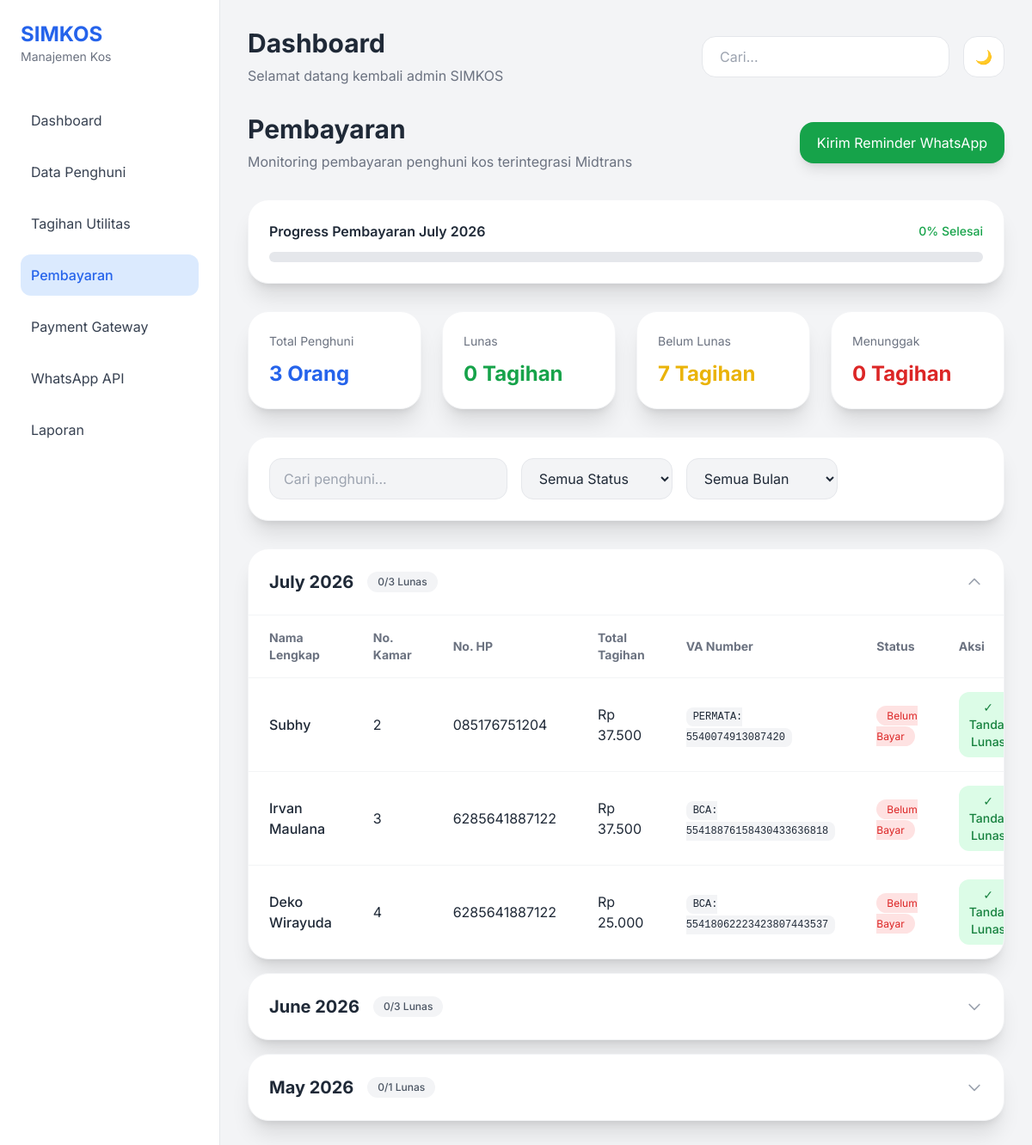
The app's page /pembayaran/index.php with its own data.
### tables this page shows
CREATE TABLE `tagihan_utilitas` (
  `id` int(11) NOT NULL,
  `bulan` varchar(20) NOT NULL,
  `tahun` year(4) NOT NULL,
  `biaya_listrik` decimal(12,2) DEFAULT 0.00,
  `biaya_air` decimal(12,2) DEFAULT 0.00,
  `biaya_wifi` decimal(12,2) DEFAULT 0.00,
  `biaya_sampah` decimal(12,2) DEFAULT 0.00,
  `total_penghuni` int(11) NOT NULL,
  `total_tagihan` decimal(12,2) NOT NULL,
  `total_bobot` decimal(10,2) NOT NULL,
  `tarif_per_bobot` decimal(12,2) NOT NULL,
  `tenggat_pembayaran` date NOT NULL,
  `created_at` timestamp NOT NULL DEFAULT current_timestamp()
);

CREATE TABLE `detail_tagihan` (
  `id` int(11) NOT NULL,
  `tagihan_id` int(11) NOT NULL,
  `penghuni_id` int(11) NOT NULL,
  `bobot` decimal(3,1) NOT NULL,
  `nominal_tagihan` decimal(12,2) NOT NULL,
  `status_bayar` enum('Belum Bayar','Lunas') DEFAULT 'Belum Bayar',
  `midtrans_order_id` varchar(100) DEFAULT NULL,
  `midtrans_va_number` varchar(50) DEFAULT NULL,
  `midtrans_va_bank` varchar(20) DEFAULT NULL,
  `midtrans_transaction_id` varchar(100) DEFAULT NULL,
  `midtrans_expiry` datetime DEFAULT NULL,
  `tagihan_listrik` decimal(12,2) DEFAULT 0.00,
  `tagihan_wifi` decimal(12,2) DEFAULT 0.00,
  `tagihan_air` decimal(12,2) DEFAULT 0.00,
  `tagihan_sampah` decimal(12,2) DEFAULT 0.00
);

CREATE TABLE `penghuni` (
  `no` int(11) NOT NULL,
  `no_kamar` int(11) NOT NULL,
  `nik` varchar(16) NOT NULL,
  `nama_lengkap` varchar(100) NOT NULL,
  `alamat` text NOT NULL,
  `no_hp` varchar(15) NOT NULL,
  `status_kamar` enum('Aktif','Tidak Aktif') DEFAULT 'Aktif',
  `status_pembayaran` enum('Lunas','Menunggak','Belum Lunas') DEFAULT 'Belum Lunas'
);

### pembayaran/index.php (the view, shortened to what this page needs)
<?php
include '../config/koneksi.php';
$totalPenghuni = mysqli_fetch_assoc(
    mysqli_query($conn,"SELECT COUNT(*) total FROM penghuni")
)['total'];
$totalLunas = mysqli_fetch_assoc(
    mysqli_query($conn,"SELECT COUNT(*) total FROM detail_tagihan WHERE status_bayar='Lunas'")
)['total'];
$totalBelumLunas = mysqli_fetch_assoc(
    mysqli_query($conn,"SELECT COUNT(*) total FROM detail_tagihan WHERE status_bayar='Belum Bayar'")
)['total'];
$totalMenunggak = mysqli_fetch_assoc(
    mysqli_query($conn,"SELECT COUNT(*) total FROM detail_tagihan WHERE status_bayar='Sebagian'")
)['total'];
require_once __DIR__ . '/../config/midtrans.php';
$rows = mysqli_query($conn, "
    SELECT dt.*, p.nama_lengkap, p.no_kamar, p.nik, p.no_hp,
           tu.bulan, tu.tahun, tu.tenggat_pembayaran
    FROM detail_tagihan dt
    JOIN penghuni p ON dt.penghuni_id = p.no
    JOIN tagihan_utilitas tu ON dt.tagihan_id = tu.id
    ORDER BY tu.tahun DESC,
             FIELD(tu.bulan,'January','February','March','April','May','June',
                            'July','August','September','October','November','December') DESC,
             p.no_kamar ASC
");
$months = [];
while ($row = mysqli_fetch_assoc($rows)) {
    $key = $row['tahun'] . '|' . $row['bulan'];
    $months[$key][] = $row;
}
$persentase = 0;
$latestLabel = '';
reset($months);
$latestKey = key($months);
if ($latestKey && isset($months[$latestKey])) {
    $latestMonth = $months[$latestKey];
    $totalLatest = count($latestMonth);
    $lunasLatest = count(array_filter($latestMonth, function($r) {
        return $r['status_bayar'] === 'Lunas';
    }));
    $persentase = $totalLatest > 0 ? round(($lunasLatest / $totalLatest) * 100) : 0;
    $latestLabel = $months[$latestKey][0]['bulan'] . ' ' . $months[$latestKey][0]['tahun'];
}
?>
<!DOCTYPE html>
<html lang="id">
<head>
  <script src="https://cdn.tailwindcss.com"></script>
</head>
<body class="bg-gray-100 dark:bg-[#0f0f0f] text-gray-800 dark:text-white">
<?php include '../components/sidebar.php'; ?>
<div class="ml-64 p-8">
  <?php include '../components/topbar.php'; ?>
  <div class="mb-8 flex flex-col md:flex-row justify-between md:items-center gap-4">
    <div>
      <h1 class="text-3xl font-bold">Pembayaran</h1>
      <p class="text-gray-500 dark:text-gray-400 mt-2">Monitoring pembayaran penghuni kos terintegrasi Midtrans</p>
    </div>
    <div class="flex gap-3">
      <a href="kirim_reminder.php"
        class="px-5 py-3 rounded-2xl inline-block bg-green-600 text-white hover:bg-green-700 transition shadow-lg">
        Kirim Reminder WhatsApp
      </a>
    </div>
  </div>
  <div class="bg-white dark:bg-[#111] p-6 rounded-3xl shadow-xl border border-gray-100 dark:border-[#1f1f1f]">
    <div class="flex justify-between items-center mb-3">
      <h2 class="font-semibold">Progress Pembayaran <?= htmlspecialchars($latestLabel) ?></h2>
      <span class="text-sm text-green-600 font-medium"><?= $persentase ?>% Selesai</span>
    </div>
    <div class="w-full bg-gray-200 dark:bg-[#1a1a1a] rounded-full h-3 overflow-hidden">
    </div>
  </div>
  <div class="grid grid-cols-1 md:grid-cols-4 gap-6 mt-8 mb-8">
    <div class="bg-white dark:bg-[#111] p-6 rounded-3xl shadow-xl border border-gray-100 dark:border-[#1f1f1f]">
      <p class="text-sm text-gray-500 dark:text-gray-400">Total Penghuni</p>
      <h2 class="text-2xl font-bold text-blue-600 mt-3"><?= $totalPenghuni ?> Orang</h2>
    </div>
    <div class="bg-white dark:bg-[#111] p-6 rounded-3xl shadow-xl border border-gray-100 dark:border-[#1f1f1f]">
      <p class="text-sm text-gray-500 dark:text-gray-400">Lunas</p>
      <h2 class="text-2xl font-bold text-green-600 mt-3"><?= $totalLunas ?> Tagihan</h2>
    </div>
    <div class="bg-white dark:bg-[#111] p-6 rounded-3xl shadow-xl border border-gray-100 dark:border-[#1f1f1f]">
      <p class="text-sm text-gray-500 dark:text-gray-400">Belum Lunas</p>
      <h2 class="text-2xl font-bold text-yellow-500 mt-3"><?= $totalBelumLunas ?> Tagihan</h2>
    </div>
    <div class="bg-white dark:bg-[#111] p-6 rounded-3xl shadow-xl border border-gray-100 dark:border-[#1f1f1f]">
      <p class="text-sm text-gray-500 dark:text-gray-400">Menunggak</p>
      <h2 class="text-2xl font-bold text-red-600 mt-3"><?= $totalMenunggak ?> Tagihan</h2>
    </div>
  </div>
  <div class="bg-white dark:bg-[#111] p-6 rounded-3xl shadow-xl mb-8 border border-gray-100 dark:border-[#1f1f1f]">
    <div class="flex flex-col md:flex-row gap-4">
      <input type="text" id="searchInput" placeholder="Cari penghuni..." class="input md:w-1/3">
      <select id="statusFilter" class="input md:w-44">
        <option value="">Semua Status</option>
      </select>
      <select id="monthFilter" class="input md:w-44">
        <option value="">Semua Bulan</option>
      </select>
    </div>
  </div>
  <div class="space-y-4" id="accordionContainer">
<?php $first = true; ?>
<?php foreach ($months as $key => $items): ?>
  <?php
    $totalItems = count($items);
    $lunasItems = count(array_filter($items, fn($r) => $r['status_bayar'] === 'Lunas'));
    $blnLabel = $items[0]['bulan'] . ' ' . $items[0]['tahun'];
  ?>
  <details class="month-group bg-white dark:bg-[#111] rounded-3xl shadow-xl border border-gray-100 dark:border-[#1f1f1f] overflow-hidden" <?= $first ? 'open' : '' ?> data-month="<?= htmlspecialchars($key) ?>">
    <summary class="flex items-center justify-between p-6 hover:bg-gray-50 dark:hover:bg-[#1a1a1a] transition">
      <div class="flex items-center gap-4">
        <span class="text-xl font-bold"><?= htmlspecialchars($blnLabel) ?></span>
        <span class="px-3 py-1 rounded-full text-xs font-medium bg-gray-100 dark:bg-[#222] text-gray-600 dark:text-gray-400">
          <?= $lunasItems ?>/<?= $totalItems ?> Lunas
        </span>
      </div>
      <svg class="w-5 h-5 text-gray-400 transition-transform" fill="none" stroke="currentColor" viewBox="0 0 24 24">
        <path stroke-linecap="round" stroke-linejoin="round" stroke-width="2" d="M19 9l-7 7-7-7"/>
      </svg>
    </summary>
    <div class="border-t border-gray-100 dark:border-[#1f1f1f]">
      <div class="overflow-x-auto">
        <table class="w-full text-left">
          <thead>
            <tr class="text-gray-500 dark:text-gray-400 text-sm">
              <th class="px-6 py-4">Nama Lengkap</th>
              <th class="px-6 py-4">No. Kamar</th>
              <th class="px-6 py-4">No. HP</th>
              <th class="px-6 py-4">Total Tagihan</th>
              <th class="px-6 py-4">VA Number</th>
              <th class="px-6 py-4">Status</th>
              <th class="px-6 py-4">Aksi</th>
            </tr>
          </thead>
          <tbody class="month-body">
            <?php foreach ($items as $row): ?>
            <tr class="border-t border-gray-100 dark:border-[#222] hover:bg-gray-50 dark:hover:bg-[#1a1a1a] transition payment-row"
              data-nama="<?= strtolower(htmlspecialchars($row['nama_lengkap'])) ?>"
              data-status="<?= htmlspecialchars($row['status_bayar']) ?>"
              data-id="<?= (int)$row['id'] ?>"
              data-penghuni-id="<?= (int)$row['penghuni_id'] ?>">
              <td class="px-6 py-4 font-medium"><?= htmlspecialchars($row['nama_lengkap']) ?></td>
              <td class="px-6 py-4"><?= (int)$row['no_kamar'] ?></td>
              <td class="px-6 py-4"><?= htmlspecialchars($row['no_hp']) ?></td>
              <td class="px-6 py-4">Rp <?= number_format($row['nominal_tagihan'],0,',','.') ?></td>
              <td class="px-6 py-4">
                <?php if ($row['midtrans_va_number']): ?>
                  <span class="text-xs font-mono bg-gray-100 dark:bg-[#1a1a1a] px-2 py-1 rounded-lg">
                    <?= strtoupper(htmlspecialchars($row['midtrans_va_bank'])) ?>: <?= htmlspecialchars($row['midtrans_va_number']) ?>
                  </span>
                <?php else: ?>
                  <span class="text-xs text-gray-400">&mdash;</span>
                <?php endif; ?>
              </td>
              <td class="px-6 py-4">
                <?php if($row['status_bayar'] == 'Lunas'): ?>
                  <span class="px-3 py-1 rounded-full text-xs bg-green-100 text-green-600">Lunas</span>
                <?php elseif($row['status_bayar'] == 'Sebagian'): ?>
                  <span class="px-3 py-1 rounded-full text-xs bg-yellow-100 text-yellow-700">Sebagian</span>
                <?php else: ?>
                  <span class="px-3 py-1 rounded-full text-xs bg-red-100 text-red-600">Belum Bayar</span>
                <?php endif; ?>
              </td>
              <td class="px-6 py-4">
                <div class="flex gap-2">
                  <?php if ($row['status_bayar'] !== 'Lunas'): ?>
                  <button onclick="updateStatus(this, 'Lunas')"
                    class="btn-status px-3 py-2 rounded-xl bg-green-100 text-green-700 text-sm font-medium hover:bg-green-200 transition">
                    ✓ Tandai Lunas
                  </button>
                  <?php endif; ?>
                </div>
              </td>
            </tr>
            <?php endforeach; ?>
          </tbody>
        </table>
      </div>
    </div>
  </details>
<?php $first = false; ?>
<?php endforeach; ?>
  </div>
</div>
</body>
</html>

### pembayaran/index.php (style rules this page uses)
body { font-family:'Inter',sans-serif }
.input { width:100%;height:48px;padding:0 16px;border-radius:14px;background:#f3f4f6;border:1px solid #e5e7eb;outline:none }
details summary { cursor:pointer;list-style:none }

### records on screen
tagihan_utilitas: latestLabel "July 2026"
detail_tagihan: tagihan.tahun "July 2026", lunasItems "0", totalItems "3", penghuni.nama_lengkap "Subhy", penghuni.no_kamar "2", penghuni.no_hp "085176751204", nominal_tagihan "37.500", midtrans_va_bank "PERMATA", midtrans_va_number "5540074913087420", status_bayar "Belum Bayar"
detail_tagihan: penghuni.nama_lengkap "Irvan Maulana", penghuni.no_kamar "3", penghuni.no_hp "6285641887122", nominal_tagihan "37.500", midtrans_va_bank "BCA", midtrans_va_number "55418876158430433636818", status_bayar "Belum Bayar"
detail_tagihan: penghuni.nama_lengkap "Deko Wirayuda", penghuni.no_kamar "4", penghuni.no_hp "6285641887122", nominal_tagihan "25.000", midtrans_va_bank "BCA", midtrans_va_number "55418062223423807443537", status_bayar "Belum Bayar"
detail_tagihan: tagihan.tahun "June 2026", lunasItems "0", totalItems "3"
detail_tagihan: tagihan.tahun "May 2026", status_bayar "0", totalItems "1"

### other values on screen
$persentase "0"
$totalPenghuni "3"
$totalLunas "0"
$totalBelumLunas "7"
$totalMenunggak "0"
